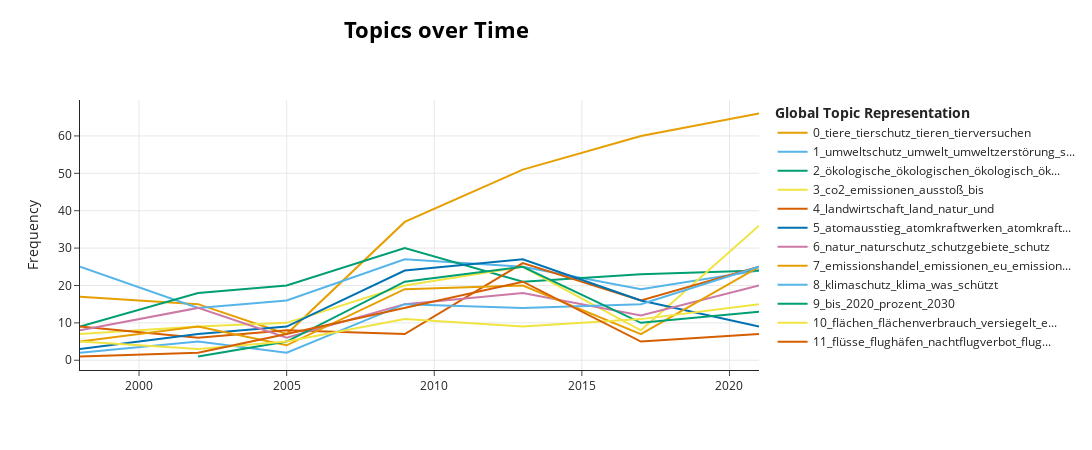

Notebook cell for this chart:
### Code cell
topics_over_time = topic_model.topics_over_time(data_env.text.to_list(), 
                                                data_env.year.to_list())
topic_model.visualize_topics_over_time(topics_over_time, top_n_topics=12)

### Figure 1 — Plotly figure (JSON) as saved in the notebook; plotly's stock layout.template omitted (floating-point values rounded to 4 significant figures)
{"data": [{"hoverinfo": "text", "hovertext": ["<b>Topic 0</b><br>Words: tierschutz, tieren, artgemäße, forschungsfreiheit, tiere", "<b>Topic 0</b><br>Words: tierschutz, fdp, tiere, partei, staatsziel", "<b>Topic 0</b><br>Words: castortransporte, abgebrannter, akut, tierschutzverbände, wiederaufbereitung", "<b>Topic 0</b><br>Words: tierschutz, tierversuchen, fdp, tierversuche, tieren", "<b>Topic 0</b><br>Words: tiere, tierhaltung, tierschutz, tierversuchen, artgerechte", "<b>Topic 0</b><br>Words: tiere, tierschutz, tieren, tierversuche, tierversuchen", "<b>Topic 0</b><br>Words: tiere, tieren, tierschutz, werden, tierversuchen"], "marker": {"color": "#E69F00"}, "mode": "lines", "name": "0_tiere_tierschutz_tieren_tierversuchen", "type": "scatter", "x": [1998, 2002, 2005, 2009, 2013, 2017, 2021], "y": [17, 15, 7, 37, 51, 60, 66]}, {"hoverinfo": "text", "hovertext": ["<b>Topic 1</b><br>Words: umweltschutz, umwelt, umweltpolitischer, zusammen, sich", "<b>Topic 1</b><br>Words: umweltschutz, umwelt, erhaltung, gegebenen, zusammenfassen", "<b>Topic 1</b><br>Words: umweltschutz, umweltpolitik, umweltbelastungen, frage, umwelt", "<b>Topic 1</b><br>Words: umwelt, umweltschutz, umweltstandards, belohnt, verhalten", "<b>Topic 1</b><br>Words: umweltschutz, umwelt, umweltschädlicher, subventionen, darum", "<b>Topic 1</b><br>Words: umwelt, umweltschutz, umweltzerstörung, gerechte, umweltverbunds", "<b>Topic 1</b><br>Words: umwelt, umweltschutz, sorgfaltspflichten, eigenständige, umweltbezogene"], "marker": {"color": "#56B4E9"}, "mode": "lines", "name": "1_umweltschutz_umwelt_umweltzerstörung_s...", "type": "scatter", "x": [1998, 2002, 2005, 2009, 2013, 2017, 2021], "y": [25, 14, 16, 27, 25, 19, 24]}, {"hoverinfo": "text", "hovertext": ["<b>Topic 2</b><br>Words: steuerreform, ökologisch, ökologischen, soziale, ökologische", "<b>Topic 2</b><br>Words: ökologischen, ökologische, ökologie, ökologisch, harmonisierte", "<b>Topic 2</b><br>Words: ökologischen, ökologische, verantwortung, ökologie, ökologisch", "<b>Topic 2</b><br>Words: ökologische, ökologisch, ökologischen, sozial, fairness", "<b>Topic 2</b><br>Words: ökologische, ökologisch, ökologischen, ökologie, kriterien", "<b>Topic 2</b><br>Words: ökologisch, ökologische, ökologischen, ökologischer, ermöglichen", "<b>Topic 2</b><br>Words: ökologische, ökologischen, ökologisch, ökologie, sozial"], "marker": {"color": "#009E73"}, "mode": "lines", "name": "2_ökologische_ökologischen_ökologisch_ök...", "type": "scatter", "x": [1998, 2002, 2005, 2009, 2013, 2017, 2021], "y": [9, 18, 20, 30, 21, 23, 24]}, {"hoverinfo": "text", "hovertext": ["<b>Topic 3</b><br>Words: co2, 25, 2005, emissionen, weit", "<b>Topic 3</b><br>Words: co2, emissionen, 2005, sogar, 25", "<b>Topic 3</b><br>Words: co2, emissionen, kernenergie, nutzung, ausstoß", "<b>Topic 3</b><br>Words: co2, ausstoß, emissionen, 1990, prozent", "<b>Topic 3</b><br>Words: co2, ausstoß, emissionen, co, bis", "<b>Topic 3</b><br>Words: co2, ausstoß, klimaziel, unverzüglich, entscheidend", "<b>Topic 3</b><br>Words: co2, emissionen, carbon, budget, ausstoß"], "marker": {"color": "#F0E442"}, "mode": "lines", "name": "3_co2_emissionen_ausstoß_bis", "type": "scatter", "x": [1998, 2002, 2005, 2009, 2013, 2017, 2021], "y": [7, 9, 10, 20, 25, 8, 36]}, {"hoverinfo": "text", "hovertext": ["<b>Topic 4</b><br>Words: landschaftsschutz, natur, landwirtschaft, entwickelt, 21", "<b>Topic 4</b><br>Words: landwirtschaft, hand, hinwirken, beitrittsländer, umweltpartnerschaften", "<b>Topic 4</b><br>Words: landwirtschaft, land, steuermittel, appellieren, landbesitzern", "<b>Topic 4</b><br>Words: land, landwirtschaft, unserem, erhöhen, fangen", "<b>Topic 4</b><br>Words: land, landwirtschaft, natur, landet, forstwirtschaftliche", "<b>Topic 4</b><br>Words: landwirtschaft, land, landschaften, verkehr, industrie", "<b>Topic 4</b><br>Words: land, landwirtschaft, landschaftsplanung, ländern, mit"], "marker": {"color": "#D55E00"}, "mode": "lines", "name": "4_landwirtschaft_land_natur_und", "type": "scatter", "x": [1998, 2002, 2005, 2009, 2013, 2017, 2021], "y": [9, 6, 8, 7, 26, 16, 25]}, {"hoverinfo": "text", "hovertext": ["<b>Topic 5</b><br>Words: umweltdesaster, 1997, herbst, supergau, asien", "<b>Topic 5</b><br>Words: atomausstieg, sicherheit, sonne, öl, atomenergie", "<b>Topic 5</b><br>Words: atomausstieg, atomkraftwerken, brunsbüttel, biblis, neubau", "<b>Topic 5</b><br>Words: atomausstieg, atomkraftwerke, atomenergie, abgeschaltet, fort", "<b>Topic 5</b><br>Words: atomausstieg, atomkraftwerken, atomkraftwerke, sicherheit, atomkraft", "<b>Topic 5</b><br>Words: atomausstieg, atomkraftwerke, atomkraftwerken, atomkraft, entsprechen", "<b>Topic 5</b><br>Words: atomausstieg, atomkraftwerke, atomkraft, atomkraftwerken, stilllegung"], "marker": {"color": "#0072B2"}, "mode": "lines", "name": "5_atomausstieg_atomkraftwerken_atomkraft...", "type": "scatter", "x": [1998, 2002, 2005, 2009, 2013, 2017, 2021], "y": [3, 7, 9, 24, 27, 16, 9]}, {"hoverinfo": "text", "hovertext": ["<b>Topic 6</b><br>Words: aufhalten, natur, kinder, muß, anwalt", "<b>Topic 6</b><br>Words: naturnutzer, naturschutzpolitik, naturschutz, natur, menschen", "<b>Topic 6</b><br>Words: schutzgebieten, darüberhinaus, naturzerstörenden, havel, saale", "<b>Topic 6</b><br>Words: naturschutz, natur, investitionsoffensive, hohen, naturnutzer", "<b>Topic 6</b><br>Words: natur, naturschutz, menschen, raubbau, energiewende", "<b>Topic 6</b><br>Words: natur, naturschutz, fessenheim, doel, tihange", "<b>Topic 6</b><br>Words: natur, naturschutz, schutzgebiete, raubbau, schutz"], "marker": {"color": "#CC79A7"}, "mode": "lines", "name": "6_natur_naturschutz_schutzgebiete_schutz", "type": "scatter", "x": [1998, 2002, 2005, 2009, 2013, 2017, 2021], "y": [8, 14, 6, 15, 18, 12, 20]}, {"hoverinfo": "text", "hovertext": ["<b>Topic 7</b><br>Words: emissionen, joint, implementation, handlungsbedarf, rückholbar", "<b>Topic 7</b><br>Words: emissionen, emissionshandel, energiebereitstellung, elegant, ausgewählte", "<b>Topic 7</b><br>Words: emissionshandel, erneuerungsbedarf, kostengünstigsten, beträgt, kraftwerkspark", "<b>Topic 7</b><br>Words: emissionshandel, emissionen, emissionszertifikate, ausweiten, dann", "<b>Topic 7</b><br>Words: emissionshandel, emissionen, stetige, nachteiligen, emissionshandels", "<b>Topic 7</b><br>Words: emissionen, verkehr, emissionshandel, stagnie, aufbrauchen", "<b>Topic 7</b><br>Words: emissionshandel, emissionen, eu, dass, emissionsminderungen"], "marker": {"color": "#E69F00"}, "mode": "lines", "name": "7_emissionshandel_emissionen_eu_emission...", "type": "scatter", "x": [1998, 2002, 2005, 2009, 2013, 2017, 2021], "y": [5, 9, 4, 19, 20, 7, 25]}, {"hoverinfo": "text", "hovertext": ["<b>Topic 8</b><br>Words: vorbild, hand, gebäuden, schützt, öffentliche", "<b>Topic 8</b><br>Words: klimaschutz, ergriffen, berechenbare, verhandlungen, effektiver", "<b>Topic 8</b><br>Words: fundamental, widerspricht, klimaschutzzielen, nichts, man", "<b>Topic 8</b><br>Words: klimaschutz, klima, frage, vorreiterin, nutzlos", "<b>Topic 8</b><br>Words: klimaschutz, behindern, klima, konsequenten, grüne", "<b>Topic 8</b><br>Words: klimaschutz, klima, notwendigkeit, worthülse, konsums", "<b>Topic 8</b><br>Words: klimaschutz, schadet, klima, beim, ist"], "marker": {"color": "#56B4E9"}, "mode": "lines", "name": "8_klimaschutz_klima_was_schützt", "type": "scatter", "x": [1998, 2002, 2005, 2009, 2013, 2017, 2021], "y": [2, 5, 2, 15, 14, 15, 25]}, {"hoverinfo": "text", "hovertext": ["<b>Topic 9</b><br>Words: senkt, seinen, 20, ausstoß, 2020", "<b>Topic 9</b><br>Words: bis, 2020, 2050, treibhausgasemmissionen, 1990", "<b>Topic 9</b><br>Words: bis, 2020, prozent, 1990, 2030", "<b>Topic 9</b><br>Words: bis, 2020, 2030, prozent, 2050", "<b>Topic 9</b><br>Words: bis, prozent, 100, 2030, 2050", "<b>Topic 9</b><br>Words: 2030, bis, prozent, jahr, 2020"], "marker": {"color": "#009E73"}, "mode": "lines", "name": "9_bis_2020_prozent_2030", "type": "scatter", "x": [2002, 2005, 2009, 2013, 2017, 2021], "y": [1, 5, 21, 25, 10, 13]}, {"hoverinfo": "text", "hovertext": ["<b>Topic 10</b><br>Words: flächen, genommenen, naturwaldreservate, unterbleibt, bodenverbrauch", "<b>Topic 10</b><br>Words: flächenverbrauch, steuerungsinstrumente, bundespolitische, nachhaltigkeitsstrategie, konkreter", "<b>Topic 10</b><br>Words: reduzieren, flächenverbrauch, kohlebeihilfe, negativ, buche", "<b>Topic 10</b><br>Words: flächen, flächenverbrauch, versiegelt, fläche, flächenverbrauchs", "<b>Topic 10</b><br>Words: flächen, flächenverbrauch, entsiegelung, rückbau, wo", "<b>Topic 10</b><br>Words: flächen, flächenverbrauch, flächenfraß, befreien, einführt", "<b>Topic 10</b><br>Words: flächen, entsiegelung, fläche, flächenverbrauchs, versiegelt"], "marker": {"color": "#F0E442"}, "mode": "lines", "name": "10_flächen_flächenverbrauch_versiegelt_e...", "type": "scatter", "x": [1998, 2002, 2005, 2009, 2013, 2017, 2021], "y": [5, 3, 5, 11, 9, 11, 15]}, {"hoverinfo": "text", "hovertext": ["<b>Topic 11</b><br>Words: flüsterjets, entlastet, fluglärm, bevölkerung, muß", "<b>Topic 11</b><br>Words: wasserquellen, rückhalteräume, anwachsende, flussauen, klimabelastungen", "<b>Topic 11</b><br>Words: flughäfen, freiheit, nachtflugverbot, flugbenzin, flüsse", "<b>Topic 11</b><br>Words: flüsse, hochwasserschutz, flughäfen, ausweitung, flugbenzin", "<b>Topic 11</b><br>Words: flüsse, nachtflugverbot, flughäfen, flussauen, flugbenzin", "<b>Topic 11</b><br>Words: flughäfen, nachtflugverbot, verwertungsquoten, festschreibt, gesundheitsschädlichen", "<b>Topic 11</b><br>Words: flughäfen, flüsse, flugzeuge, nachtflugverbot, leisere"], "marker": {"color": "#D55E00"}, "mode": "lines", "name": "11_flüsse_flughäfen_nachtflugverbot_flug...", "type": "scatter", "x": [1998, 2002, 2005, 2009, 2013, 2017, 2021], "y": [1, 2, 7, 14, 21, 5, 7]}], "layout": {"height": 450, "hoverlabel": {"bgcolor": "white", "font": {"family": "Rockwell", "size": 16}}, "legend": {"title": {"text": "<b>Global Topic Representation"}}, "title": {"font": {"color": "Black", "size": 22}, "text": "<b>Topics over Time", "x": 0.4, "xanchor": "center", "y": 0.95, "yanchor": "top"}, "width": 1250, "xaxis": {"showgrid": true}, "yaxis": {"showgrid": true, "title": {"text": "Frequency"}}}}
